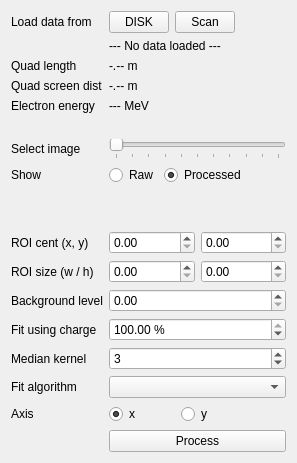
     <widget class="QWidget" name="tab">
      <attribute name="title">
       <string>Analysis</string>
      </attribute>
      <layout class="QVBoxLayout" name="verticalLayout_9">
       <item>
        <layout class="QGridLayout" name="gridLayout_3">
         <item row="6" column="1">
          <widget class="QSlider" name="p_image_index_slider">
           <property name="sizePolicy">
            <sizepolicy hsizetype="Minimum" vsizetype="Fixed">
             <horstretch>0</horstretch>
             <verstretch>0</verstretch>
            </sizepolicy>
           </property>
           <property name="maximumSize">
            <size>
             <width>16777215</width>
             <height>16777215</height>
            </size>
           </property>
           <property name="maximum">
            <number>10</number>
           </property>
           <property name="orientation">
            <enum>Qt::Horizontal</enum>
           </property>
           <property name="invertedControls">
            <bool>false</bool>
           </property>
           <property name="tickPosition">
            <enum>QSlider::TicksBelow</enum>
           </property>
          </widget>
         </item>
         <item row="14" column="0">
          <widget class="QLabel" name="label_28">
           <property name="sizePolicy">
            <sizepolicy hsizetype="Minimum" vsizetype="Preferred">
             <horstretch>0</horstretch>
             <verstretch>0</verstretch>
            </sizepolicy>
           </property>
           <property name="maximumSize">
            <size>
             <width>130</width>
             <height>16777215</height>
            </size>
           </property>
           <property name="text">
            <string>Background level</string>
           </property>
          </widget>
         </item>
         <item row="17" column="0">
          <widget class="QLabel" name="label_30">
           <property name="sizePolicy">
            <sizepolicy hsizetype="Minimum" vsizetype="Preferred">
             <horstretch>0</horstretch>
             <verstretch>0</verstretch>
            </sizepolicy>
           </property>
           <property name="maximumSize">
            <size>
             <width>130</width>
             <height>16777215</height>
            </size>
           </property>
           <property name="text">
            <string>Fit algorithm</string>
           </property>
          </widget>
         </item>
         <item row="10" column="1">
          <layout class="QHBoxLayout" name="horizontalLayout_12">
           <item>
            <widget class="QDoubleSpinBox" name="p_roi_cent_x_spinbox">
             <property name="maximum">
              <double>5000.000000000000000</double>
             </property>
            </widget>
           </item>
           <item>
            <widget class="QDoubleSpinBox" name="p_roi_cent_y_spinbox">
             <property name="maximum">
              <double>5000.000000000000000</double>
             </property>
            </widget>
           </item>
          </layout>
         </item>
         <item row="17" column="1">
          <widget class="QComboBox" name="fit_algo_combobox"/>
         </item>
         <item row="6" column="0">
          <widget class="QLabel" name="label_32">
           <property name="sizePolicy">
            <sizepolicy hsizetype="Minimum" vsizetype="Preferred">
             <horstretch>0</horstretch>
             <verstretch>0</verstretch>
            </sizepolicy>
           </property>
           <property name="maximumSize">
            <size>
             <width>130</width>
             <height>16777215</height>
            </size>
           </property>
           <property name="text">
            <string>Select image</string>
           </property>
          </widget>
         </item>
         <item row="3" column="0">
          <widget class="QLabel" name="label_24">
           <property name="sizePolicy">
            <sizepolicy hsizetype="Minimum" vsizetype="Preferred">
             <horstretch>0</horstretch>
             <verstretch>0</verstretch>
            </sizepolicy>
           </property>
           <property name="maximumSize">
            <size>
             <width>130</width>
             <height>16777215</height>
            </size>
           </property>
           <property name="text">
            <string>Quad screen dist</string>
           </property>
          </widget>
         </item>
         <item row="16" column="0">
          <widget class="QLabel" name="label_29">
           <property name="sizePolicy">
            <sizepolicy hsizetype="Minimum" vsizetype="Preferred">
             <horstretch>0</horstretch>
             <verstretch>0</verstretch>
            </sizepolicy>
           </property>
           <property name="maximumSize">
            <size>
             <width>130</width>
             <height>16777215</height>
            </size>
           </property>
           <property name="text">
            <string>Median kernel</string>
           </property>
          </widget>
         </item>
         <item row="4" column="1">
          <widget class="QLabel" name="p_electron_energy_label">
           <property name="text">
            <string>--- MeV</string>
           </property>
          </widget>
         </item>
         <item row="18" column="1">
          <layout class="QHBoxLayout" name="horizontalLayout_17">
           <item>
            <widget class="QRadioButton" name="p_x_radio">
             <property name="text">
              <string>x</string>
             </property>
             <property name="checked">
              <bool>true</bool>
             </property>
             <attribute name="buttonGroup">
              <string notr="true">buttonGroup_2</string>
             </attribute>
            </widget>
           </item>
           <item>
            <widget class="QRadioButton" name="p_y_radio">
             <property name="text">
              <string>y</string>
             </property>
             <attribute name="buttonGroup">
              <string notr="true">buttonGroup_2</string>
             </attribute>
            </widget>
           </item>
           <item>
            <spacer name="horizontalSpacer_10">
             <property name="orientation">
              <enum>Qt::Horizontal</enum>
             </property>
             <property name="sizeType">
              <enum>QSizePolicy::Minimum</enum>
             </property>
             <property name="sizeHint" stdset="0">
              <size>
               <width>40</width>
               <height>20</height>
              </size>
             </property>
            </spacer>
           </item>
          </layout>
         </item>
         <item row="11" column="1">
          <layout class="QHBoxLayout" name="horizontalLayout_13">
           <item>
            <widget class="QDoubleSpinBox" name="p_roi_size_w_spinbox">
             <property name="maximum">
              <double>5000.000000000000000</double>
             </property>
            </widget>
           </item>
           <item>
            <widget class="QDoubleSpinBox" name="p_roi_size_h_spinbox">
             <property name="maximum">
              <double>5000.000000000000000</double>
             </property>
            </widget>
           </item>
          </layout>
         </item>
         <item row="11" column="0">
          <widget class="QLabel" name="label_27">
           <property name="sizePolicy">
            <sizepolicy hsizetype="Minimum" vsizetype="Preferred">
             <horstretch>0</horstretch>
             <verstretch>0</verstretch>
            </sizepolicy>
           </property>
           <property name="maximumSize">
            <size>
             <width>130</width>
             <height>16777215</height>
            </size>
           </property>
           <property name="text">
            <string>ROI size (w / h)</string>
           </property>
          </widget>
         </item>
         <item row="2" column="1">
          <widget class="QLabel" name="p_quad_length_label">
           <property name="text">
            <string>-.-- m</string>
           </property>
          </widget>
         </item>
         <item row="18" column="0">
          <widget class="QLabel" name="label_33">
           <property name="text">
            <string>Axis</string>
           </property>
          </widget>
         </item>
         <item row="19" column="1">
          <widget class="QPushButton" name="process_button">
           <property name="text">
            <string>Process</string>
           </property>
          </widget>
         </item>
         <item row="10" column="0">
          <widget class="QLabel" name="label_26">
           <property name="sizePolicy">
            <sizepolicy hsizetype="Minimum" vsizetype="Preferred">
             <horstretch>0</horstretch>
             <verstretch>0</verstretch>
            </sizepolicy>
           </property>
           <property name="maximumSize">
            <size>
             <width>130</width>
             <height>16777215</height>
            </size>
           </property>
           <property name="text">
            <string>ROI cent (x, y)</string>
           </property>
          </widget>
         </item>
         <item row="8" column="0">
          <spacer name="verticalSpacer_6">
           <property name="orientation">
            <enum>Qt::Vertical</enum>
           </property>
           <property name="sizeType">
            <enum>QSizePolicy::Expanding</enum>
           </property>
           <property name="sizeHint" stdset="0">
            <size>
             <width>20</width>
             <height>40</height>
            </size>
           </property>
          </spacer>
         </item>
         <item row="3" column="1">
          <widget class="QLabel" name="p_quad_screen_dist_label">
           <property name="text">
            <string>-.-- m</string>
           </property>
          </widget>
         </item>
         <item row="4" column="0">
          <widget class="QLabel" name="label_25">
           <property name="sizePolicy">
            <sizepolicy hsizetype="Minimum" vsizetype="Preferred">
             <horstretch>0</horstretch>
             <verstretch>0</verstretch>
            </sizepolicy>
           </property>
           <property name="maximumSize">
            <size>
             <width>130</width>
             <height>16777215</height>
            </size>
           </property>
           <property name="text">
            <string>Electron energy</string>
           </property>
          </widget>
         </item>
         <item row="5" column="0">
          <spacer name="verticalSpacer_5">
           <property name="orientation">
            <enum>Qt::Vertical</enum>
           </property>
           <property name="sizeType">
            <enum>QSizePolicy::Preferred</enum>
           </property>
           <property name="sizeHint" stdset="0">
            <size>
             <width>20</width>
             <height>20</height>
            </size>
           </property>
          </spacer>
         </item>
         <item row="7" column="1">
          <layout class="QHBoxLayout" name="horizontalLayout_15">
           <property name="topMargin">
            <number>0</number>
           </property>
           <item>
            <widget class="QRadioButton" name="p_raw_image_radio">
             <property name="text">
              <string>Raw</string>
             </property>
             <attribute name="buttonGroup">
              <string notr="true">buttonGroup</string>
             </attribute>
            </widget>
           </item>
           <item>
            <widget class="QRadioButton" name="p_filtered_image_radio">
             <property name="text">
              <string>Processed</string>
             </property>
             <property name="checked">
              <bool>true</bool>
             </property>
             <attribute name="buttonGroup">
              <string notr="true">buttonGroup</string>
             </attribute>
            </widget>
           </item>
           <item>
            <spacer name="horizontalSpacer_5">
             <property name="orientation">
              <enum>Qt::Horizontal</enum>
             </property>
             <property name="sizeType">
              <enum>QSizePolicy::Minimum</enum>
             </property>
             <property name="sizeHint" stdset="0">
              <size>
               <width>40</width>
               <height>20</height>
              </size>
             </property>
            </spacer>
           </item>
          </layout>
         </item>
         <item row="7" column="0">
          <widget class="QLabel" name="label_11">
           <property name="text">
            <string>Show</string>
           </property>
          </widget>
         </item>
         <item row="16" column="1">
          <widget class="QSpinBox" name="p_median_kernel_spinbox">
           <property name="minimum">
            <number>1</number>
           </property>
           <property name="maximum">
            <number>21</number>
           </property>
           <property name="singleStep">
            <number>2</number>
           </property>
           <property name="value">
            <number>3</number>
           </property>
          </widget>
         </item>
         <item row="2" column="0">
          <widget class="QLabel" name="label_23">
           <property name="sizePolicy">
            <sizepolicy hsizetype="Minimum" vsizetype="Preferred">
             <horstretch>0</horstretch>
             <verstretch>0</verstretch>
            </sizepolicy>
           </property>
           <property name="maximumSize">
            <size>
             <width>130</width>
             <height>16777215</height>
            </size>
           </property>
           <property name="text">
            <string>Quad length</string>
           </property>
          </widget>
         </item>
         <item row="15" column="0">
          <widget class="QLabel" name="label_31">
           <property name="text">
            <string>Fit using charge</string>
           </property>
          </widget>
         </item>
         <item row="15" column="1">
          <widget class="QDoubleSpinBox" name="p_keep_charge_ratio_spinbox">
           <property name="suffix">
            <string> %</string>
           </property>
           <property name="maximum">
            <double>100.000000000000000</double>
           </property>
           <property name="value">
            <double>100.000000000000000</double>
           </property>
          </widget>
         </item>
         <item row="14" column="1">
          <widget class="QDoubleSpinBox" name="p_threshold_spinbox">
           <property name="maximum">
            <double>66000.000000000000000</double>
           </property>
          </widget>
         </item>
         <item row="0" column="0">
          <widget class="QLabel" name="label_10">
           <property name="text">
            <string>Load data from</string>
           </property>
          </widget>
         </item>
         <item row="0" column="1">
          <layout class="QHBoxLayout" name="horizontalLayout_14">
           <item>
            <widget class="QPushButton" name="load_disk_button">
             <property name="maximumSize">
              <size>
               <width>60</width>
               <height>16777215</height>
              </size>
             </property>
             <property name="text">
              <string>DISK</string>
             </property>
            </widget>
           </item>
           <item>
            <widget class="QPushButton" name="load_scan_button">
             <property name="maximumSize">
              <size>
               <width>60</width>
               <height>16777215</height>
              </size>
             </property>
             <property name="text">
              <string>Scan</string>
             </property>
            </widget>
           </item>
           <item>
            <spacer name="horizontalSpacer_6">
             <property name="orientation">
              <enum>Qt::Horizontal</enum>
             </property>
             <property name="sizeHint" stdset="0">
              <size>
               <width>40</width>
               <height>20</height>
              </size>
             </property>
            </spacer>
           </item>
          </layout>
         </item>
         <item row="1" column="1">
          <widget class="QLabel" name="data_source_label">
           <property name="sizePolicy">
            <sizepolicy hsizetype="Expanding" vsizetype="Preferred">
             <horstretch>0</horstretch>
             <verstretch>0</verstretch>
            </sizepolicy>
           </property>
           <property name="text">
            <string>--- No data loaded ---</string>
           </property>
          </widget>
         </item>
        </layout>
       </item>
      </layout>
     </widget>
